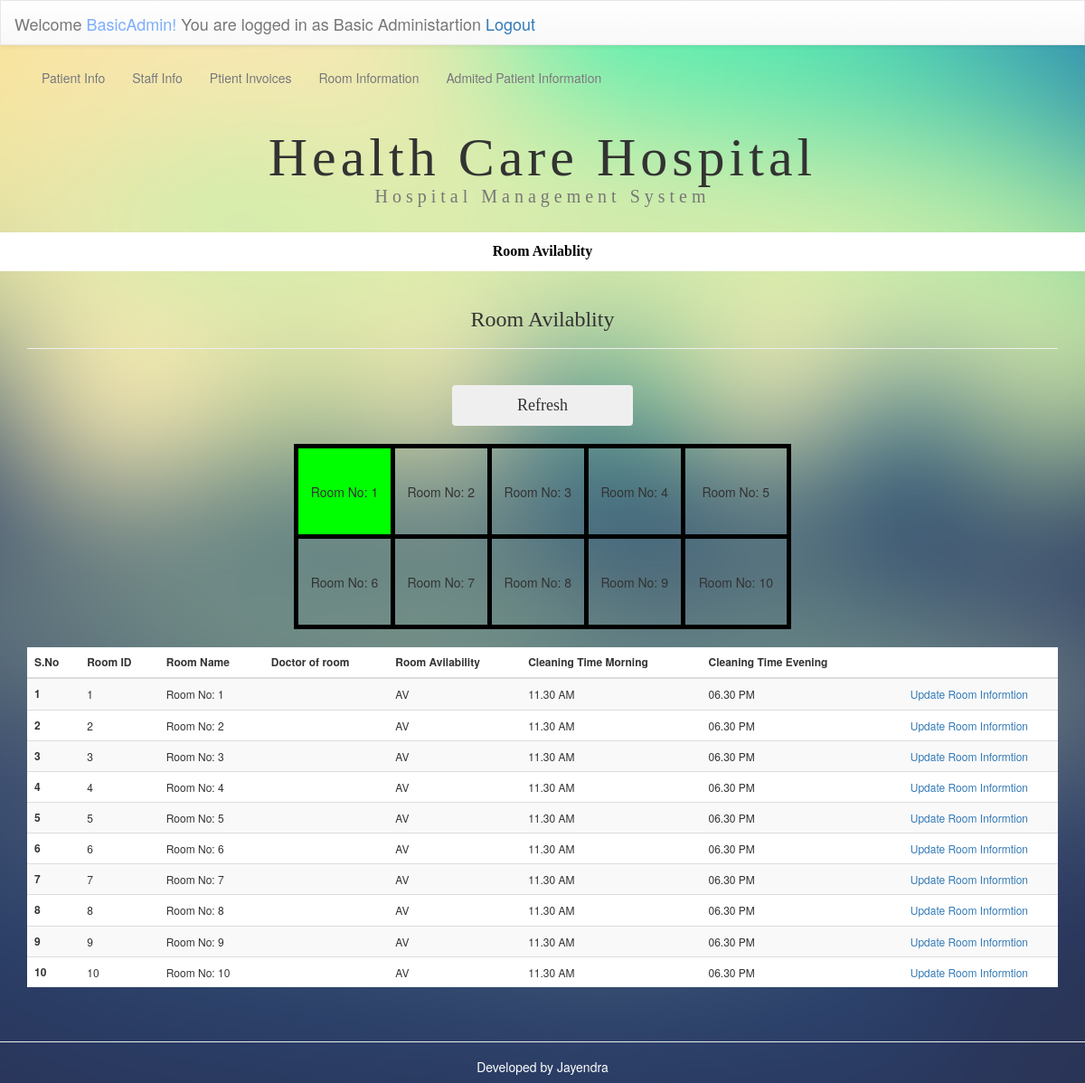
Page /HospitalSystem/operaroom.php (signed in) on the committed database.
### tables this page shows
CREATE TABLE `hospi_room` (
  `room_id` int(11) NOT NULL AUTO_INCREMENT,
  `room_name` varchar(100) NOT NULL,
  `room_avilabl` varchar(20) DEFAULT NULL,
  `rc_time_mo` varchar(10) NOT NULL DEFAULT '11.30 AM',
  `rc_time_ev` varchar(10) DEFAULT '06.30 PM',
  `room_drid` int(11) DEFAULT NULL,
  `eroom_drid` int(11) DEFAULT NULL,
  `room_petID` varchar(11) DEFAULT 'No Patient',
  PRIMARY KEY (`room_id`),
  KEY `room_drid` (`room_drid`),
  KEY `eroom_id` (`eroom_drid`),
  KEY `room_petID` (`room_petID`)
);

### HospitalSystem/operaroom.php (the view, shortened to what this page needs)
<?php include 'pat.php';?>
<!DOCTYPE html PUBLIC "-//W3C//DTD XHTML 1.0 Transitional//EN" "http://www.w3.org/TR/xhtml1/DTD/xhtml1-transitional.dtd">
<html xmlns="http://www.w3.org/1999/xhtml">
<head>
<link rel="stylesheet" href="css/bootstrap.min.css">
<link rel="stylesheet" href="css/bootstrap-theme.min.css">
<link rel="stylesheet" type="text/css" href="css/staff.css"/>
</head>
<body>
  <?php include_once('navbar.php');?>
<div class="container">
<div class="row">
<div class="col-md-12 col-xs-12">
<h1 class="text-center ">Health Care Hospital<br /><small style="font-size:20px">Hospital Management System</small></h1></div>
</div>
</div>
<br />
<div class="container-fluid">
<div class="row">
<ul class="nav  nav-justified" style="background-color:#FFF;">
<li style="font-family:calibri; font-size:16px;"><a style="color:#000" href="roomavi.php"><strong>Room Avilablity</strong></a></li>
</ul>
</div></div>
<div class="container">
<div class="row">
<div class="col-md-12 col-xs-12">
<div class="page-header">
<h3 style="font-family:calibri;" class="text-center">Room Avilablity</h3></div>
<br />
<center>
  <form action="">
    <button name="submit" class="btn"  onclick="btnClick();" >Refresh</button>
  </form><br>
<table style=""    border="0" width="550">
<tr>
  <td style="border: 5px solid black" id="r1" height="100"><center>Room No: 1</center></td>
  <td style="border: 5px solid black" id="r2" height="100"><center>Room No: 2</center></td>
  <td style="border: 5px solid black" id="r3" height="100"><center>Room No: 3</center></td>
  <td style="border: 5px solid black" id="r4" height="100"><center>Room No: 4</center></td>
  <td style="border: 5px solid black" id="r5" height="100"><center>Room No: 5</center></td>
</tr>
<tr>
  <td style="border: 5px solid black" id="r6" height="100"><center>Room No: 6</center></td>
  <td style="border: 5px solid black" id="r7" height="100"><center>Room No: 7</center></td>
  <td style="border: 5px solid black" id="r8" height="100"><center>Room No: 8</center></td>
  <td style="border: 5px solid black" id="r9" height="100"><center>Room No: 9</center></td>
  <td style="border: 5px solid black" id="r10"height="100"><center>Room No: 10</center></td>
</tr>
</table>
</center>
<br>
<center>
  <table  style="background-color:#FFF; font-size:12px; " class="table table-striped table-hover">
  <thead>
  <tr>
  <th valign=""><strong>S.No</strong></th>
  <th><strong>Room ID</strong></th>
  <th><strong>Room Name</strong></th>
  <th><strong>Doctor of room</strong></th>
  <th><strong>Room Avilability</strong></th>
  <th><strong>Cleaning Time Morning</strong></th>
  <th><strong>Cleaning Time Evening</strong></th>
  <th></th>
  </tr>
  </thead>
  <tbody>
  <?php
  $count=1;
  $sel_query="SELECT * FROM `hospi_room`";
  $result = mysqli_query($con,$sel_query);
  while($row = mysqli_fetch_assoc($result)) { ?>
  <tr valign="middle">
      <td  align="left"><strong><?php echo $count; ?></strong> </td>
      <td  align="left"><?php echo $row["room_id"]; ?></td>
      <td  align="left"><?php echo $row["room_name"]; ?></td>
      <td  align="left"><?php echo $row["room_doc"]?></td>
  	  <td  align="left"><?php echo $row["room_avilabl"]; ?></td>
      <td  align="left"><?php echo $row["rc_time_mo"]; ?></td>
      <td  align="left"><?php echo $row["rc_time_ev"]; ?></td>
      <td  align="center"><a href="roomup.php?id=<?php echo $row["room_id"]; ?>" name="ad">Update Room Informtion</a></td>
  </tr>
  <?php
  $count++; } ?>
  </tbody>
  </table>
</center>
</div>
</div>
</div>
<br>
</body>
<footer>
	<hr />
    <center><h5 style="color:#FFF">Developed by Jayendra</h5><center>
</footer>
</html>

### HospitalSystem/css/staff.css (style rules this page uses)
body { background:url(../images/background.jpg) no-repeat center center fixed ; -webkit-background-size:cover; -moz-background-size:cover; -o-background-size:cover; background-size:cover; }
h1 { text-align:center; font-family:"calibri"; font-size:60px; padding-top:10px; letter-spacing:5px; }
.btn { height:45px; width:200px; font-size:18px; font-family:"calibri"; }

### rows in the picture
hospi_room: room_id "1", room_name "Room No: 1", room_avilabl "AV", rc_time_mo "11.30 AM", rc_time_ev "06.30 PM"
hospi_room: room_id "2", room_name "Room No: 2", room_avilabl "AV", rc_time_mo "11.30 AM", rc_time_ev "06.30 PM"
hospi_room: room_id "3", room_name "Room No: 3", room_avilabl "AV", rc_time_mo "11.30 AM", rc_time_ev "06.30 PM"
hospi_room: room_id "4", room_name "Room No: 4", room_avilabl "AV", rc_time_mo "11.30 AM", rc_time_ev "06.30 PM"
hospi_room: room_id "5", room_name "Room No: 5", room_avilabl "AV", rc_time_mo "11.30 AM", rc_time_ev "06.30 PM"
hospi_room: room_id "6", room_name "Room No: 6", room_avilabl "AV", rc_time_mo "11.30 AM", rc_time_ev "06.30 PM"
hospi_room: room_id "7", room_name "Room No: 7", room_avilabl "AV", rc_time_mo "11.30 AM", rc_time_ev "06.30 PM"
hospi_room: room_id "8", room_name "Room No: 8", room_avilabl "AV", rc_time_mo "11.30 AM", rc_time_ev "06.30 PM"
hospi_room: room_id "9", room_name "Room No: 9", room_avilabl "AV", rc_time_mo "11.30 AM", rc_time_ev "06.30 PM"
hospi_room: room_id "10", room_name "Room No: 10", room_avilabl "AV", rc_time_mo "11.30 AM", rc_time_ev "06.30 PM"

### other values in the picture
$_SESSION['sadmun'] "BasicAdmin"
$_SESSION['admty'] "Basic Administartion"
